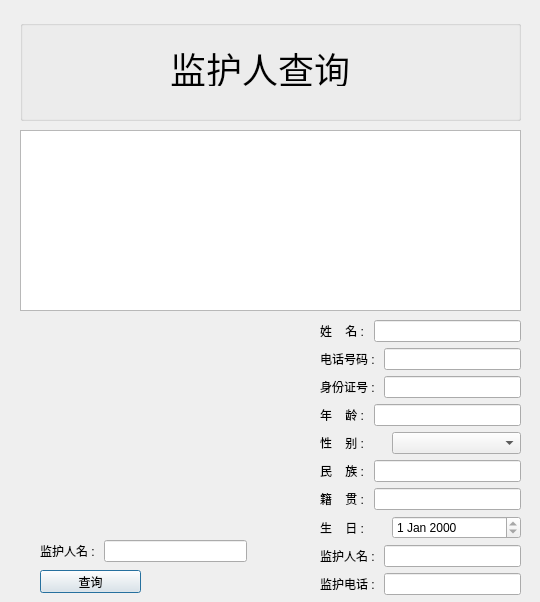
<?xml version="1.0" encoding="UTF-8"?>
<ui version="4.0">
 <class>stuidDialog</class>
 <widget class="QDialog" name="stuidDialog">
  <property name="geometry">
   <rect>
    <x>0</x>
    <y>0</y>
    <width>540</width>
    <height>602</height>
   </rect>
  </property>
  <property name="windowTitle">
   <string>Dialog</string>
  </property>
  <widget class="QLabel" name="label">
   <property name="geometry">
    <rect>
     <x>50</x>
     <y>330</y>
     <width>161</width>
     <height>181</height>
    </rect>
   </property>
   <property name="text">
    <string/>
   </property>
  </widget>
  <widget class="QWidget" name="layoutWidget">
   <property name="geometry">
    <rect>
     <x>320</x>
     <y>320</y>
     <width>201</width>
     <height>276</height>
    </rect>
   </property>
   <layout class="QVBoxLayout" name="verticalLayout">
    <item>
     <layout class="QHBoxLayout" name="horizontalLayout">
      <item>
       <widget class="QLabel" name="label_2">
        <property name="text">
         <string>姓    名 : </string>
        </property>
       </widget>
      </item>
      <item>
       <widget class="QLineEdit" name="lineEdit">
        <property name="alignment">
         <set>Qt::AlignRight|Qt::AlignTrailing|Qt::AlignVCenter</set>
        </property>
       </widget>
      </item>
     </layout>
    </item>
    <item>
     <layout class="QHBoxLayout" name="horizontalLayout_2">
      <item>
       <widget class="QLabel" name="label_3">
        <property name="text">
         <string>电话号码 : </string>
        </property>
       </widget>
      </item>
      <item>
       <widget class="QLineEdit" name="lineEdit_2">
        <property name="alignment">
         <set>Qt::AlignRight|Qt::AlignTrailing|Qt::AlignVCenter</set>
        </property>
       </widget>
      </item>
     </layout>
    </item>
    <item>
     <layout class="QHBoxLayout" name="horizontalLayout_4">
      <item>
       <widget class="QLabel" name="label_5">
        <property name="text">
         <string>身份证号 : </string>
        </property>
       </widget>
      </item>
      <item>
       <widget class="QLineEdit" name="lineEdit_3">
        <property name="alignment">
         <set>Qt::AlignRight|Qt::AlignTrailing|Qt::AlignVCenter</set>
        </property>
       </widget>
      </item>
     </layout>
    </item>
    <item>
     <layout class="QHBoxLayout" name="horizontalLayout_5">
      <item>
       <widget class="QLabel" name="label_6">
        <property name="text">
         <string>年    龄 : </string>
        </property>
       </widget>
      </item>
      <item>
       <widget class="QLineEdit" name="lineEdit_4">
        <property name="minimumSize">
         <size>
          <width>0</width>
          <height>0</height>
         </size>
        </property>
        <property name="alignment">
         <set>Qt::AlignRight|Qt::AlignTrailing|Qt::AlignVCenter</set>
        </property>
       </widget>
      </item>
     </layout>
    </item>
    <item>
     <layout class="QHBoxLayout" name="horizontalLayout_6">
      <item>
       <widget class="QLabel" name="label_7">
        <property name="maximumSize">
         <size>
          <width>66</width>
          <height>16777215</height>
         </size>
        </property>
        <property name="text">
         <string>性    别 : </string>
        </property>
       </widget>
      </item>
      <item>
       <widget class="QComboBox" name="comboBox">
        <property name="enabled">
         <bool>true</bool>
        </property>
        <property name="minimumSize">
         <size>
          <width>0</width>
          <height>0</height>
         </size>
        </property>
        <property name="layoutDirection">
         <enum>Qt::LeftToRight</enum>
        </property>
        <item>
         <property name="text">
          <string/>
         </property>
        </item>
        <item>
         <property name="text">
          <string>男</string>
         </property>
        </item>
        <item>
         <property name="text">
          <string>女</string>
         </property>
        </item>
       </widget>
      </item>
     </layout>
    </item>
    <item>
     <layout class="QHBoxLayout" name="horizontalLayout_7">
      <item>
       <widget class="QLabel" name="label_9">
        <property name="text">
         <string>民    族 : </string>
        </property>
       </widget>
      </item>
      <item>
       <widget class="QLineEdit" name="lineEdit_6">
        <property name="frame">
         <bool>true</bool>
        </property>
        <property name="alignment">
         <set>Qt::AlignRight|Qt::AlignTrailing|Qt::AlignVCenter</set>
        </property>
        <property name="readOnly">
         <bool>false</bool>
        </property>
       </widget>
      </item>
     </layout>
    </item>
    <item>
     <layout class="QHBoxLayout" name="horizontalLayout_9">
      <item>
       <widget class="QLabel" name="label_10">
        <property name="text">
         <string>籍    贯 : </string>
        </property>
       </widget>
      </item>
      <item>
       <widget class="QLineEdit" name="lineEdit_7">
        <property name="alignment">
         <set>Qt::AlignRight|Qt::AlignTrailing|Qt::AlignVCenter</set>
        </property>
       </widget>
      </item>
     </layout>
    </item>
    <item>
     <layout class="QHBoxLayout" name="horizontalLayout_3">
      <item>
       <widget class="QLabel" name="label_4">
        <property name="maximumSize">
         <size>
          <width>66</width>
          <height>16777215</height>
         </size>
        </property>
        <property name="text">
         <string>生    日 : </string>
        </property>
       </widget>
      </item>
      <item>
       <widget class="QDateEdit" name="dateEdit">
        <property name="minimumSize">
         <size>
          <width>0</width>
          <height>0</height>
         </size>
        </property>
        <property name="readOnly">
         <bool>true</bool>
        </property>
       </widget>
      </item>
     </layout>
    </item>
    <item>
     <layout class="QHBoxLayout" name="horizontalLayout_10">
      <item>
       <widget class="QLabel" name="label_11">
        <property name="text">
         <string>监护人名 : </string>
        </property>
       </widget>
      </item>
      <item>
       <widget class="QLineEdit" name="lineEdit_8">
        <property name="alignment">
         <set>Qt::AlignRight|Qt::AlignTrailing|Qt::AlignVCenter</set>
        </property>
       </widget>
      </item>
     </layout>
    </item>
    <item>
     <layout class="QHBoxLayout" name="horizontalLayout_11">
      <item>
       <widget class="QLabel" name="label_12">
        <property name="text">
         <string>监护电话 : </string>
        </property>
       </widget>
      </item>
      <item>
       <widget class="QLineEdit" name="lineEdit_9">
        <property name="alignment">
         <set>Qt::AlignRight|Qt::AlignTrailing|Qt::AlignVCenter</set>
        </property>
       </widget>
      </item>
     </layout>
    </item>
   </layout>
  </widget>
  <widget class="QTableView" name="tableView">
   <property name="geometry">
    <rect>
     <x>20</x>
     <y>130</y>
     <width>501</width>
     <height>181</height>
    </rect>
   </property>
  </widget>
  <widget class="QGroupBox" name="groupBox">
   <property name="geometry">
    <rect>
     <x>20</x>
     <y>20</y>
     <width>501</width>
     <height>101</height>
    </rect>
   </property>
   <property name="title">
    <string/>
   </property>
   <widget class="QLabel" name="label_8">
    <property name="geometry">
     <rect>
      <x>150</x>
      <y>30</y>
      <width>180</width>
      <height>36</height>
     </rect>
    </property>
    <property name="font">
     <font>
      <pointsize>27</pointsize>
     </font>
    </property>
    <property name="text">
     <string>监护人查询</string>
    </property>
   </widget>
  </widget>
  <widget class="QWidget" name="layoutWidget_2">
   <property name="geometry">
    <rect>
     <x>40</x>
     <y>540</y>
     <width>207</width>
     <height>22</height>
    </rect>
   </property>
   <layout class="QHBoxLayout" name="horizontalLayout_8">
    <item>
     <widget class="QLabel" name="label_13">
      <property name="text">
       <string>监护人名 : </string>
      </property>
     </widget>
    </item>
    <item>
     <widget class="QLineEdit" name="lineEdit_5">
      <property name="alignment">
       <set>Qt::AlignRight|Qt::AlignTrailing|Qt::AlignVCenter</set>
      </property>
     </widget>
    </item>
   </layout>
  </widget>
  <widget class="QPushButton" name="pushButton">
   <property name="geometry">
    <rect>
     <x>40</x>
     <y>570</y>
     <width>101</width>
     <height>23</height>
    </rect>
   </property>
   <property name="text">
    <string>查询</string>
   </property>
  </widget>
 </widget>
 <resources/>
 <connections/>
</ui>
